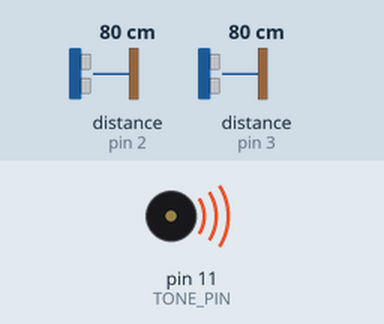
The sketch below on a simulated Arduino Uno, built with avr-gcc and run on an emulated ATmega328P. Parts: buzzer (waves = sounding). Wiring (inferred from the names in the program): 2 × range finder with pulse-width output: data pin 2 / data pin 3. Inputs (shaded band) come from the test bench; at power-on: distance to the obstacle (sensors on pin 2, pin 3) 80 cm.

Above: at 2.6 s.
At 4.2 s:
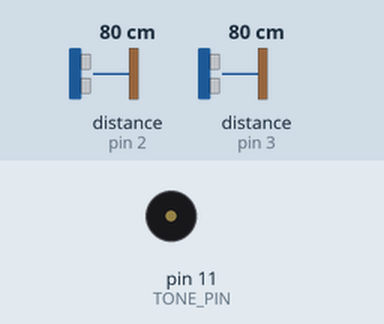
4.3 s: distance to the obstacle (sensor on pin 2) set to 2 cm
At 5.4 s:
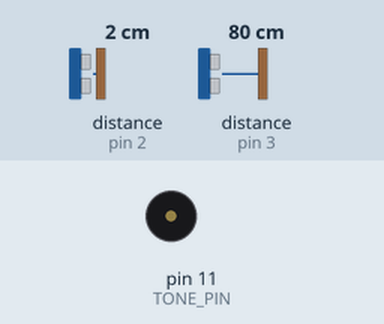
Timing chart, 0 to 7.3 s (numbered marks = the images above; inputs shaded):
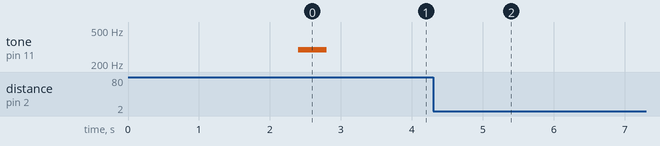

The sketch:

Music.ino
```cpp
#include "notes.h"
#include "pins.h"

// pins
#define TONE_PIN PWM_0

// notes in milliseconds
#define NW 800      // whole note
#define NH (NW / 2) // half-note
#define NQ (NW / 4) // quarter-note

volatile static boolean silent = true;

void setup() {
    pinMode(TONE_PIN, OUTPUT);
}

void music_on() {
    silent = false;
    return;
}

void music_off() {
    silent = true;
    return;
}

void loop() {
    attachInterrupt(INTR_0, music_on, RISING);
    attachInterrupt(INTR_1, music_off, FALLING);

    // good king wenceslas
    int const tune_size = 53;
    int const durations[tune_size] = {
        NQ,  NQ,  NQ,        NQ,        /**/ NQ,        NQ,  NH,  /**/ NQ,  NQ,  NQ,        NQ,        /**/ NH,  NH,
        NQ,  NQ,  NQ,        NQ,        /**/ NQ,        NQ,  NH,  /**/ NQ,  NQ,  NQ,        NQ,        /**/ NH,  NH,
        NQ,  NQ,  NQ,        NQ,        /**/ NQ,        NQ,  NH,  /**/ NQ,  NQ,  NQ,        NQ,        /**/ NH,  NH,
        NQ,  NQ,  NQ,        NQ,        /**/ NQ,        NQ,  NH,  /**/ NQ,  NQ,  NQ,        NQ,        /**/ NH,  NH,  /**/ NW
    };
    int const notes[tune_size] = {
        D_4, D_4, D_4,       E_4,       /**/ D_4,       D_4, A_3, /**/ B_3, A_3, B_3,       C_4_SHARP, /**/ D_4, D_4,
        D_4, D_4, D_4,       E_4,       /**/ D_4,       D_4, A_3, /**/ B_3, A_3, B_3,       C_4_SHARP, /**/ D_4, D_4,
        A_4, G_4, F_4_SHARP, E_4,       /**/ F_4_SHARP, E_4, D_4, /**/ B_3, A_3, B_3,       C_4_SHARP, /**/ D_4, D_4,
        A_3, A_3, B_3,       C_4_SHARP, /**/ D_4,       D_4, E_4, /**/ A_4, G_4, F_4_SHARP, E_4,       /**/ D_4, G_4, /**/ D_4
    };

    // loop the notes
    int i = 0;
    while(true) {
        for(i = 0; i < tune_size; i++) {

            if (!silent) {
                tone(TONE_PIN, notes[i], durations[i]);
            }

            delay(durations[i]);
            noTone(TONE_PIN);
        }
    }
}
```

notes.h
```cpp
/*
NOTE TABLE

Reference: http://www.phy.mtu.edu/~suits/notefreqs.html
*/

// 0th octave
#define C_0 16
#define C_0_SHARP 17
#define D_0_FLAT  C_0_SHARP
#define D_0 18
#define D_0_SHARP 19
#define E_0_FLAT  D_0_SHARP
#define E_0 21
#define F_0 22
#define F_0_SHARP 23
#define G_0_FLAT  F_0_SHARP
#define G_0 25
#define G_0_SHARP 26
#define A_0_FLAT  G_0_SHARP
#define A_0 28
#define A_0_SHARP 29
#define B_0_FLAT  A_0_SHARP
#define B_0 31

// 1st octave
#define C_1 33
#define C_1_SHARP 35
#define D_1_FLAT  C_1_SHARP
#define D_1 37
#define D_1_SHARP 39
#define E_1_FLAT  D_1_SHARP
#define E_1 41
#define F_1 44
#define F_1_SHARP 46
#define G_1_FLAT  F_1_SHARP
#define G_1 49
#define G_1_SHARP 52
#define A_1_FLAT  G_1_SHARP
#define A_1 55
#define A_1_SHARP 58
#define B_1_FLAT  A_1_SHARP
#define B_1 62

// 2nd octave
#define C_2 65
#define C_2_SHARP 69
#define D_2_FLAT  C_2_SHARP
#define D_2 73
#define D_2_SHARP 78
#define E_2_FLAT  D_2_SHARP
#define E_2 82
#define F_2 87
#define F_2_SHARP 92
#define G_2_FLAT  F_2_SHARP
#define G_2 98
#define G_2_SHARP 104
#define A_2_FLAT  G_2_SHARP
#define A_2 110
#define A_2_SHARP 117
#define B_2_FLAT  A_2_SHARP
#define B_2 123

// 3rd octave
#define C_3 131
#define C_3_SHARP 139
#define D_3_FLAT  C_3_SHARP
#define D_3 147
#define D_3_SHARP 156
#define E_3_FLAT  D_3_SHARP
#define E_3 165
#define F_3 175
#define F_3_SHARP 185
#define G_3_FLAT  F_3_SHARP
#define G_3 196
#define G_3_SHARP 208
#define A_3_FLAT  G_3_SHARP
#define A_3 220
#define A_3_SHARP 233
#define B_3_FLAT  A_3_SHARP
#define B_3 247

// 4th octave
#define C_4 262
#define C_4_SHARP 277
#define D_4_FLAT  C_4_SHARP
#define D_4 294
#define D_4_SHARP 311
#define E_4_FLAT  D_4_SHARP
#define E_4 330
#define F_4 349
#define F_4_SHARP 370
#define G_4_FLAT  F_4_SHARP
#define G_4 392
#define G_4_SHARP 415
#define A_4_FLAT  G_4_SHARP
#define A_4 440
#define A_4_SHARP 466
#define B_4_FLAT  A_4_SHARP
#define B_4 494

/*
#define C_SCALE VALUE
#define C_SCALE_SHARP VALUE
#define D_SCALE_FLAT  C_SCALE_SHARP
#define D_SCALE VALUE
#define D_SCALE_SHARP VALUE
#define E_SCALE_FLAT  D_SCALE_SHARP
#define E_SCALE VALUE
#define F_SCALE VALUE
#define F_SCALE_SHARP VALUE
#define G_SCALE_FLAT  F_SCALE_SHARP
#define G_SCALE VALUE
#define G_SCALE_SHARP VALUE
#define A_SCALE_FLAT  G_SCALE_SHARP
#define A_SCALE VALUE
#define A_SCALE_SHARP VALUE
#define B_SCALE_FLAT  A_SCALE_SHARP
#define B_SCALE VALUE
*/
```

pins.h
```cpp
// interrupts
#define INTR_0 0
#define INTR_1 1

// interrupt pins
#define INTR_PIN_0  2
#define INTR_PIN_1  3

// PWM
#define PWM_0   11
#define PWN_1   10
#define PWM_2   9
#define PWM_3   6
#define PWM_4   5

// general pins
#define GPIO_0  4
#define GPIO_1  7
#define GPIO_2  8
#define GPIO_3  12
#define GPIO_4  13
```

Measured:
- after the input at 4.3 s, tone on pin 11 (TONE_PIN): stops changing and stays silent
